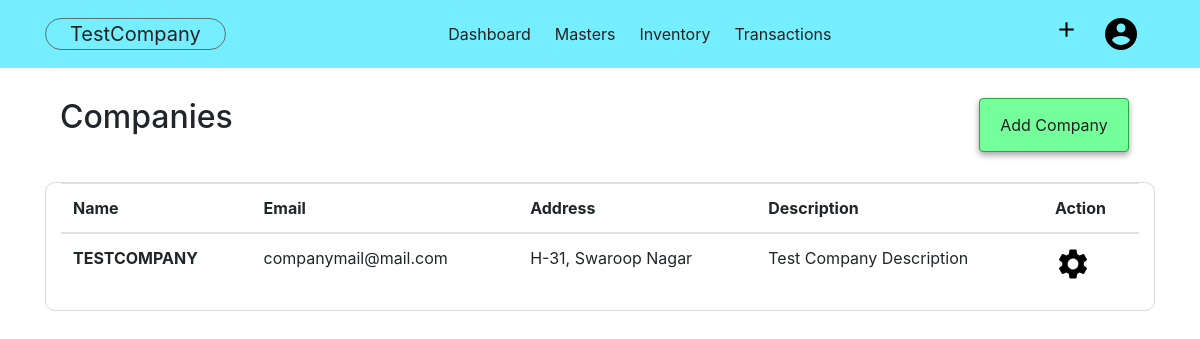
Page /company (signed in) on the earlier database version.
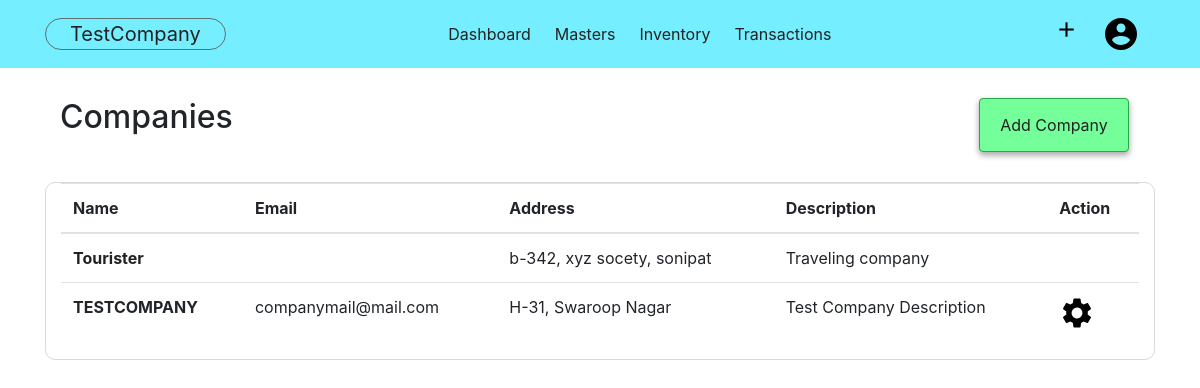
Same page on the later database version.
### acsystem/models.py (models this page shows)
class Company(db.Model):
    id = db.Column(db.Integer, primary_key=True)
    companyname = db.Column(db.String(80), unique=True, nullable=False)
    mailingname = db.Column(db.String(80), nullable = False)
    address = db.Column(db.String(100), nullable=False)
    country = db.Column(db.String(40), nullable=False)
    state = db.Column(db.String(40), nullable=False)
    pin = db.Column(db.Integer)
    email = db.Column(db.String(60))
    phoneno = db.Column(db.Integer)
    website = db.Column(db.String(60))
    datecreated = db.Column(db.DateTime, default = datetime.utcnow, nullable=False)
    financialyear = db.Column(db.DateTime, nullable=False)
    booksbegin = db.Column(db.DateTime, nullable=False)
    invoiceno = db.Column(db.Integer, default=0)
    gstno = db.Column(db.String(15))
    description = db.Column(db.Text)
    customers = db.relationship('Customer', backref='undercompany', lazy=True, cascade="all, delete-orphan")
    suppliers = db.relationship('Supplier', backref='undercompany', lazy=True, cascade="all, delete-orphan")
    groups = db.relationship('Group', backref='undercompany', lazy=True, cascade="all, delete-orphan")
    ledgers = db.relationship('Ledger', backref='undercompany', lazy=True, cascade="all, delete-orphan")
    productcategories = db.relationship('Productcategory', backref='undercompany', lazy=True, cascade="all, delete-orphan")
    products = db.relationship('Product', backref='undercompany', lazy=True, cascade="all, delete-orphan")
    units = db.relationship('Unit', backref='undercompany', lazy=True, cascade="all, delete-orphan")
    sale = db.relationship('Sales', backref='undercompany', lazy=True, cascade="all, delete-orphan")
    user_id = db.Column(db.Integer, db.ForeignKey('user.id', ondelete="CASCADE"), nullable=False)
    def __repr__(self):
        return f"Company('{self.companyname}', '{self.owner.first}')"

### acsystem/company/routes.py (the view)
@company.route("/company")
@login_required
def companies():
    companies = Company.query.filter_by(owner = current_user).order_by(Company.datecreated.desc())
    activecomp = Company.query.get(current_user.activecompany)
    return render_template("companytemplate/companies.html", title="Company", companies = companies, activecomp = activecomp)

### acsystem/models.py (called while the page is built)
@login_manager.user_loader
def load_user(user_id):
    return User.query.get(int(user_id))

### acsystem/templates/companytemplate/companies.html (shortened to what this page needs)
{% extends "layout.html"%}
{% block content %}
<div class="container">
    <div class="container-fluid">
        <h2 class="float-left">Companies</h2>
        <ul class="nav justify-content-end">
            <li data-step="1" data-intro="First add a Company" class="btn btn-success float-right">
                <a class="nav-link" href="{{ url_for('company.addcompany') }}">Add Company</a>
            </li>
        </ul>
    </div>
    <div data-step="3" data-intro="Click on Company name to Activate Company" class="container-fluid" style="border:1px solid rgb(218, 218, 218); border-radius:10px;">
        <table class="table table-hover">
            <thead>
                <tr>
                    <th scope="col">Name</th>
                    <th scope="col">Email</th>
                    <th scope="col">Address</th>
                    <th scope="col">Description</th>
                    <th scope="col">Action</th>
                </tr>
            </thead>
            <tbody>
                {% for company in companies %}
                <tr>
                    {% if company.id != activecomp.id %}
                    <th scope="row"> <a href="{{url_for('company.activatecompany', compid= company.id) }}"
                            style="color:rgb(41, 41, 41); display:block;">{{company.companyname }}</a> </th>
                    <td>{{ company.email }}</td>
                    <td>{{ company.address }}</td>
                    <td>{{ company.description }}</td>
                    <td></td>
                    {% else %}
                    <th scope="row" style="text-transform:uppercase;"> {{company.companyname }}</th>
                    <td>{{ company.email }}</td>
                    <td>{{ company.address }}</td>
                    <td>{{ company.description }}</td>
                    <td>
                        <a href="{{ url_for('company.showcompany', compid = company.id) }}">
                            <img src="{{ url_for('static',filename='images/setting.png') }}" alt="Setting">
                        </a>
                    </td>
                </tr>
                {% endif %}
                {% endfor %}
            </tbody>
        </table>
    </div>
</div>
{% endblock content %}

### acsystem/templates/layout.html (shortened to what this page needs)
{% extends "header.html" %}
{% block body %}
<nav class="navbar navbar-expand-lg">
    <div class="container">
        <ul class="navbar-nav">
            <li data-step="2" data-intro="Active Company Name visible here">
                {% if activecomp %}
                <a class="navbar-brand" href="{{ url_for('company.companies') }}">{{ activecomp.companyname }} </a>
                {% else %}
                <a class="navbar-brand" href="{{ url_for('company.companies') }}">Select Company </a>
                {% endif %}
            </li>
        </ul>
        <ul class="navbar-nav">
            <li class="nav-item">
                <a class="nav-link" href="{{ url_for('users.dashboard')}}">Dashboard</a>
            </li>
            <li class="nav-item dropdown">
                <a class="nav-link dropdown-toggle" href="#" id="drop1" data-toggle="dropdown">
                    Masters
                </a>
            </li>
            <li class="nav-item dropdown">
                <a class="nav-link dropdown-toggle" href="#" id="drop2" data-toggle="dropdown">
                    Inventory
                </a>
            </li>
            <li class="nav-item dropdown">
                <a class="nav-link dropdown-toggle" href="#" id="drop2" data-toggle="dropdown">
                    Transactions
                </a>
            </li>
        </ul>
        <ul class="navbar-nav">
            <li data-step="4" data-intro="Shortcut to Add new data" class="nav-item dropdown">
                <a class="nav-link dropdown-toggle" href="#" id="dropadd" data-toggle="dropdown">
                    <img src="{{url_for('static', filename='images/add.png')}}" alt="+" width="25px;"></a>
            </li>
            <li data-step="5" data-intro="User Details" class="nav-item dropdown">
                <a class="nav-link dropdown-toggle" href="#" id="dropaccount" data-toggle="dropdown">
                    <img src="{{ url_for('static', filename='images/user.png')}}" alt="Account">
                </a>
            </li>
        </ul>
    </div>
</nav>
    {% block content%} {% endblock %}
{% endblock %}

Differences in the rows shown:
added Company: companyname "Tourister", address "b-342, xyz socety, sonipat", description "Traveling company"
